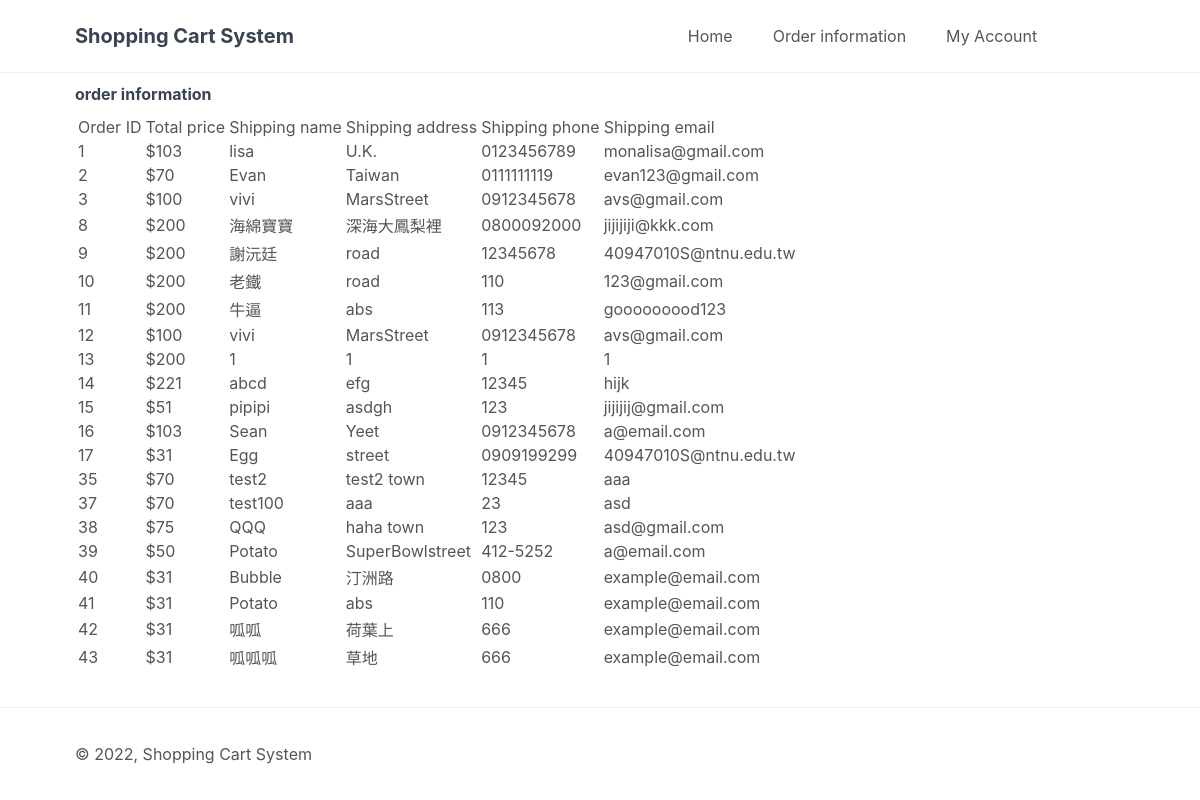
Screenshot of /index.php?page=order_information (signed in) with the database file from the repository.
### tables this page shows
CREATE TABLE IF NOT EXISTS `orders` (
  `order_id` int(11) NOT NULL AUTO_INCREMENT,
  `total_price` int(11) DEFAULT NULL,
  `shipping_name` varchar(64) DEFAULT NULL,
  `shipping_address` varchar(64) DEFAULT NULL,
  `shipping_phone` varchar(16) DEFAULT NULL,
  `shipping_email` varchar(30) DEFAULT NULL,
  `created` datetime DEFAULT CURRENT_TIMESTAMP,
  PRIMARY KEY (`order_id`)
);

### order_information.php (the view)
<?php
$stmt = $pdo->prepare('SELECT * FROM orders');
$stmt->execute();
$informations = $stmt->fetchAll(PDO::FETCH_ASSOC);
?>
<?=template_manager('order_information')?>
<div class="order information content-wrapper">
    <h1>order information</h1>
    <form action="index.php?page=order_information" method="post">
        <table>
            <thead>
                <tr>
                    <td>Order ID</td>
                    <td>Total price</td>
                    <td>Shipping name</td>
                    <td>Shipping address</td>
                    <td>Shipping phone</td>
                    <td>Shipping email</td>
                </tr>
            </thead>
            <tbody>
                <?php if (empty($informations)): ?>
                <tr>
                    <td colspan="6" style="text-align:center;">You have no order.</td>
                </tr>
                <?php else: ?>
                <?php foreach ($informations as $information): ?>
                <tr>
                    <td class="order_id"><?=$information['order_id']?></td>
                    <td class="total_price">&dollar;<?=$information['total_price']?></td>
                    <td class="name"><?=$information['shipping_name']?></td>
                    <td class="address"><?=$information['shipping_address']?></td>
                    <td class="phone"><?=$information['shipping_phone']?></td>
                    <td class="email"><?=$information['shipping_email']?></td>
                </tr>
                <?php endforeach; ?>
                <?php endif; ?>
            </tbody>
        </table>
    </form>
</div>
<?=template_footer()?>

### style.css (style rules this page uses)
* { box-sizing: border-box; font-family: -apple-system, BlinkMacSystemFont, "segoe ui", roboto, oxygen, ubuntu, cantarell, "fira sans", "droid sans", "helvetica neue", Arial, sans-serif; font-size: 16px; }
html { height: 100%; }
body { position: relative; min-height: 100%; color: #555555; background-color: #FFFFFF; margin: 0; padding-bottom: 100px; }
h1, h2, h3, h4, h5 { color: #394352; }
.content-wrapper { width: 1050px; margin: 0 auto; }

### rows the page displays
orders: order_id "1", total_price "103", shipping_name "lisa", shipping_address "U.K.", shipping_phone "0123456789", shipping_email "monalisa@gmail.com"
orders: order_id "2", total_price "70", shipping_name "Evan", shipping_address "Taiwan", shipping_phone "0111111119", shipping_email "evan123@gmail.com"
orders: order_id "3", total_price "100", shipping_name "vivi", shipping_address "MarsStreet", shipping_phone "0912345678", shipping_email "avs@gmail.com"
orders: order_id "8", total_price "200", shipping_name "海綿寶寶", shipping_address "深海大鳳梨裡", shipping_phone "0800092000", shipping_email "jijijiji@kkk.com"
orders: order_id "9", total_price "200", shipping_name "謝沅廷", shipping_address "road", shipping_phone "12345678", shipping_email "40947010S@ntnu.edu.tw"
orders: order_id "10", total_price "200", shipping_name "老鐵", shipping_address "road", shipping_phone "110", shipping_email "123@gmail.com"
orders: order_id "11", total_price "200", shipping_name "牛逼", shipping_address "abs", shipping_phone "113", shipping_email "gooooooood123"
orders: order_id "12", total_price "100", shipping_name "vivi", shipping_address "MarsStreet", shipping_phone "0912345678", shipping_email "avs@gmail.com"
orders: order_id "13", total_price "200", shipping_name "1", shipping_address "1", shipping_phone "1", shipping_email "1"
orders: order_id "14", total_price "221", shipping_name "abcd", shipping_address "efg", shipping_phone "12345", shipping_email "hijk"
orders: order_id "15", total_price "51", shipping_name "pipipi", shipping_address "asdgh", shipping_phone "123", shipping_email "jijijij@gmail.com"
orders: order_id "16", total_price "103", shipping_name "Sean", shipping_address "Yeet", shipping_phone "0912345678", shipping_email "a@email.com"
orders: order_id "17", total_price "31", shipping_name "Egg", shipping_address "street", shipping_phone "0909199299", shipping_email "40947010S@ntnu.edu.tw"
orders: order_id "35", total_price "70", shipping_name "test2", shipping_address "test2 town", shipping_phone "12345", shipping_email "aaa"
orders: order_id "37", total_price "70", shipping_name "test100", shipping_address "aaa", shipping_phone "23", shipping_email "asd"
orders: order_id "38", total_price "75", shipping_name "QQQ", shipping_address "haha town", shipping_phone "123", shipping_email "asd@gmail.com"
orders: order_id "39", total_price "50", shipping_name "Potato", shipping_address "SuperBowlstreet", shipping_phone "412-5252", shipping_email "a@email.com"
orders: order_id "40", total_price "31", shipping_name "Bubble", shipping_address "汀洲路", shipping_phone "0800", shipping_email "example@email.com"
orders: order_id "41", total_price "31", shipping_name "Potato", shipping_address "abs", shipping_phone "110", shipping_email "example@email.com"
orders: order_id "42", total_price "31", shipping_name "呱呱", shipping_address "荷葉上", shipping_phone "666", shipping_email "example@email.com"
orders: order_id "43", total_price "31", shipping_name "呱呱呱", shipping_address "草地", shipping_phone "666", shipping_email "example@email.com"
